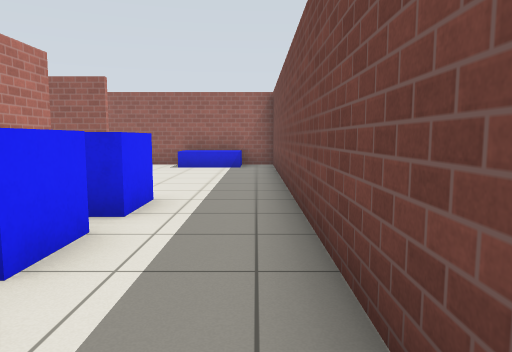
View 1 (above)

14 first-person views from a walk through a Gazebo world. The camera is 0.94 m above the floor, tilts 6° down and sees 70° across. The floor is counted in squares, 1 m on a side. Each view is taken from the middle of a square. On the plan, view 1 faces up. The plan holds only what a view shows up to about 13 squares ahead; the rest is blank. Gazebo's built-in surfaces are drawn with simple patterns.

View 2
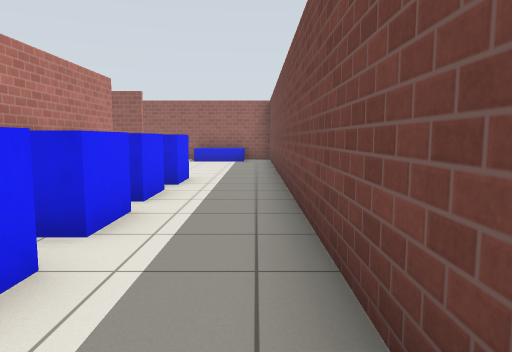

View 3
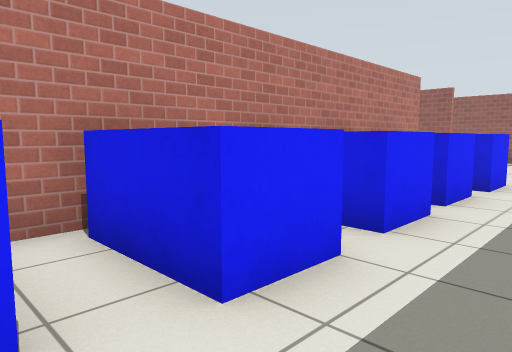

View 4
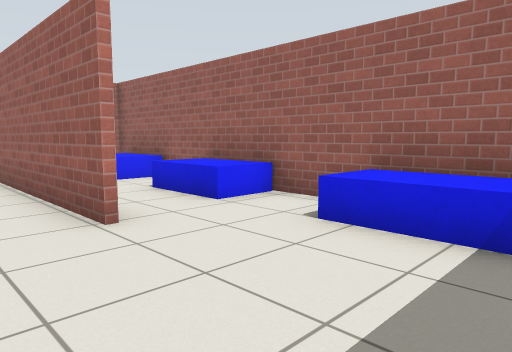

View 5
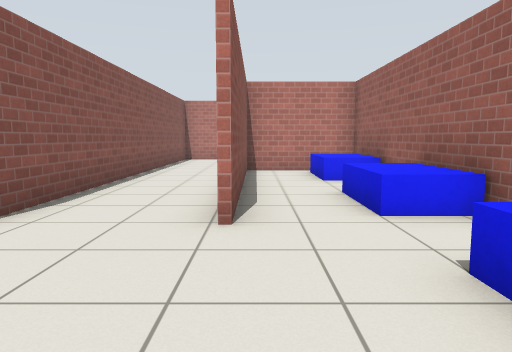

View 6
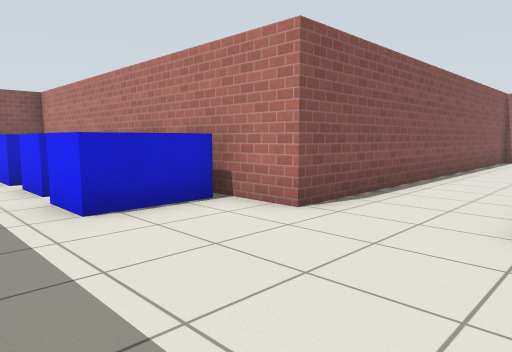

View 7
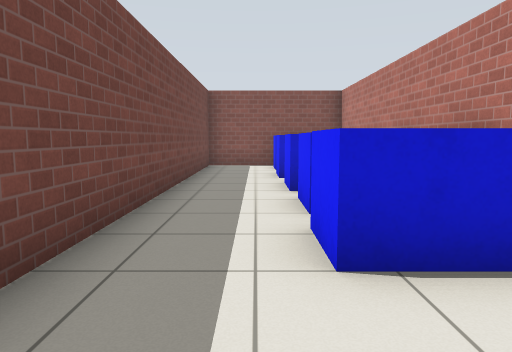

View 8
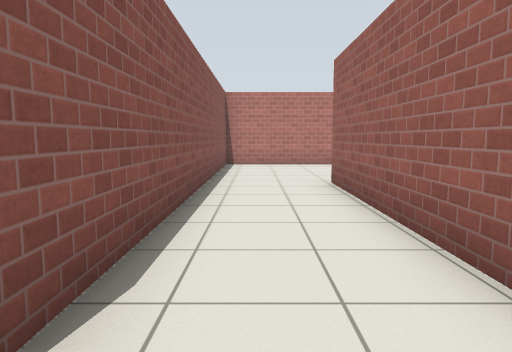

View 9
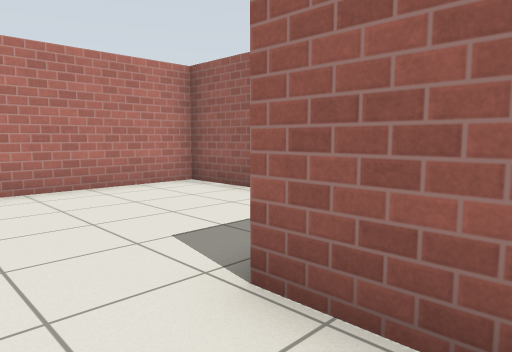

View 10
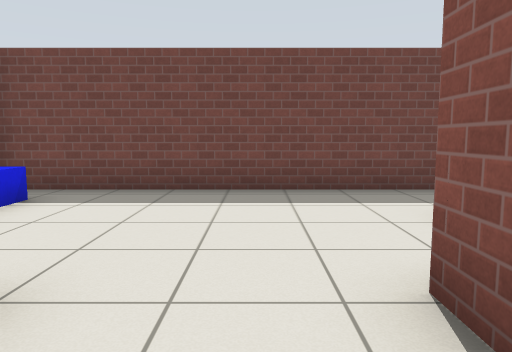

View 11
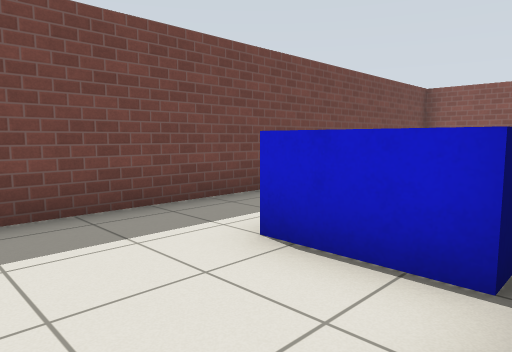

View 12
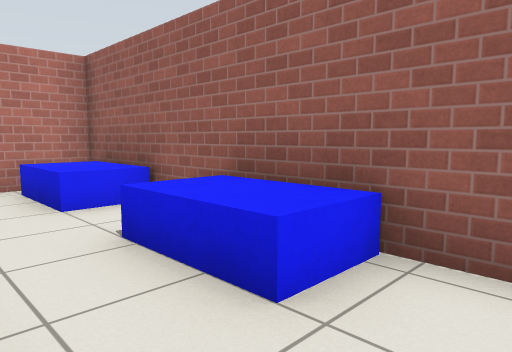

View 13
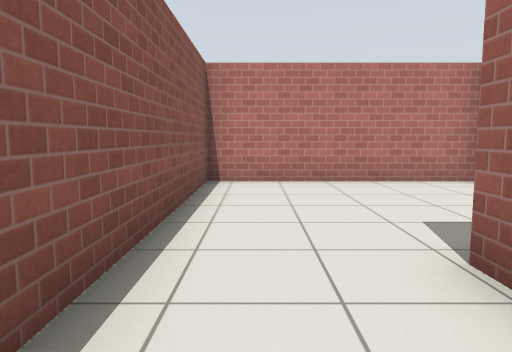

View 14
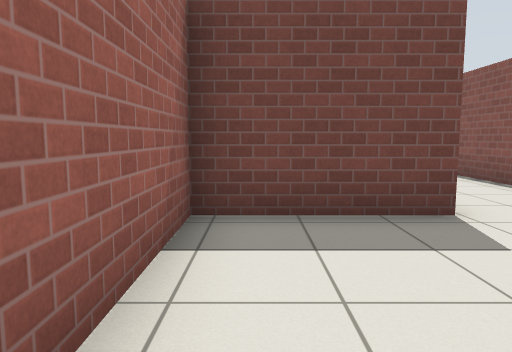

### Floor plan
Points are (right, up) in squares from view 1. A wall is a line through its corners. A room is listed if a view was taken in it or the views show most of it. See-through windows are left out.
Room 1 (views 1, 2, 3, 4, 5, 6, 7, 8, 12)
walls: (-3.9, 6.9) (-3.9, -4.4) (0.6, -4.4) (0.6, 12.8) (-10.5, 12.8) (-10.5, 9.7); (-10, 9.7) (-3.9, 9.7)
ways out: opening at (-4, 8.5) to room 2
objects: blue box (-10, 12) to (-8, 12); blue box (-6, 12) to (-5, 12); blue box (-3, -4) to (-2, -3); blue box (-3, -1) to (-2, -1); blue box (-3, 1) to (-2, 1); blue box (-3, 3) to (-2, 3); blue box (-3, 5) to (-2, 5); blue box (-2, 12) to (-1, 12)
Room 2 (views 9, 10, 11, 13, 14)
walls: (-3.9, 9.6) (-10.6, 9.6) (-10.6, 12.8) (-15.9, 12.8) (-15.9, 6.9) (-3.9, 6.9)
ways out: opening at (-4, 8.5) to room 1

Where each view was taken, in squares from view 1:
view 1: 0 up, 0 right, facing up
view 2: 3 down, 0 right, facing up
view 3: 3 down, 0 right, facing up-left
view 4: 8 up, 0 right, facing up-left
view 5: 10 up, 0 right, facing left
view 6: 10 up, 0 right, facing down-left
view 7: 8 up, 1 left, facing down
view 8: 8 up, 3 left, facing left
view 9: 8 up, 9 left, facing up-left
view 10: 8 up, 6 left, facing right
view 11: 8 up, 4 left, facing down-right
view 12: 10 up, 3 left, facing up-left
view 13: 8 up, 8 left, facing left
view 14: 12 up, 15 left, facing right
